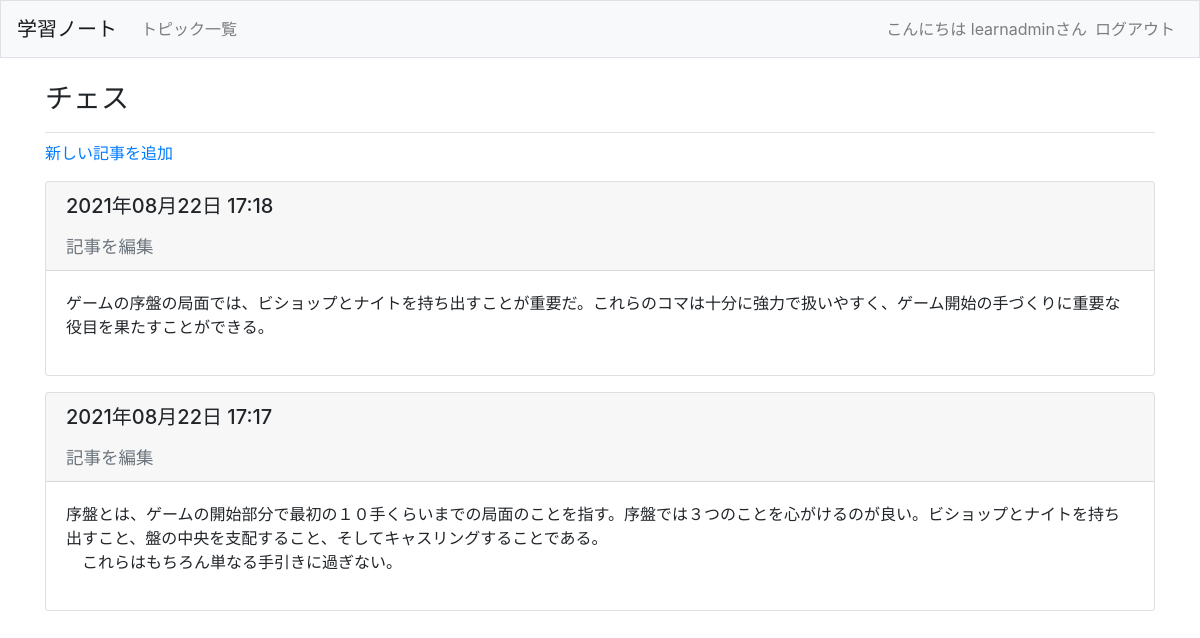
Screenshot of /topic/1/ (signed in) with the database file from the repository.
### learning_logs/models.py (models this page shows, shortened)
class Topic(models.Model):
	text = models.CharField(max_length=200)
	date_added = models.DateTimeField(auto_now_add=True)
	owner = models.ForeignKey(User, on_delete=models.CASCADE)
	def __str__(self):
		return self.text

class Entry(models.Model):
	topic = models.ForeignKey(Topic, on_delete=models.CASCADE)
	text = models.TextField()
	date_added = models.DateTimeField(auto_now_add=True)
	class Meta:
		verbose_name_plural = 'entries'

### learning_logs/views.py (the view)
# urls.py: path('topic/<int:topic_id>/', views.topic_child, name='topic_child'),
@login_required
def topic_child(request, topic_id):
	topic = Topic.objects.get(id=topic_id)
	if topic.owner != request.user:
		raise Http404
	entries = topic.entry_set.order_by('-date_added')
	context = {'topic': topic, 'entries': entries}
	return render(request, "learning_logs/topic_child.html", context)

### learning_logs/templates/learning_logs/topic_child.html
{% extends "learning_logs/base.html" %}
{% block page_header %}
	<h3>{{ topic }}</h3>
{% endblock page_header %}
{% block content %}
	<p>
		<a href="{% url 'learning_logs:new_entry' topic.id %}">新しい記事を追加</a>
	</p>
	{% for entry in entries %}
	<div class="card mb-3">
		<h5 class="card-header">
			<p>{{ entry.date_added|date:'Y年m月d日 H:i' }}</p>
			{% if user.is_authenticated %}
			<small><a class="text-secondary" href="{% url 'learning_logs:edit' entry.id %}">記事を編集</a></small>
			{% endif %}
		</h5>
		<div class="card-body">{{ entry.text|linebreaks }}</div>
	</div>
	{% empty %}
		<p>このトピックにはまだ記事がありません。</p>
	{% endfor %}
{% endblock content%}

### learning_logs/templates/learning_logs/base.html (shortened to what this page needs)
{% load bootstrap4 %}
<!DOCTYPE html>
<html lang="ja">
<head>
	{% bootstrap_css %}
</head>
<body>
	<nav class="navbar navbar-expand-md navbar-light bg-light mb-4 border">
		<a class="navbar-brand" href="{% url 'learning_logs:index'%}">学習ノート</a>
		<div class="collapse navbar-collapse" id="navbarCollapse">
		<ul class="navbar-nav mr-auto">
			<li class="nav-item">
			<a class="nav-link" href="{% url 'learning_logs:topic'%}">トピック一覧</a></li>
		</ul>
		<ul class="navbar-nav ml-auto">
			{% if user.is_authenticated %}
			<li class="nav-item">
				<span class="navbar-text">こんにちは {{ user.username }}さん</span>
			</li>
			<li class="nav-item">
				<a class="nav-link" href="{% url 'users:logout' %}">ログアウト</a>
			</li>
			{% else %}
			<li class="nav-item">
				<a class="nav-link" href="{% url 'users:register' %}">ユーザー登録</a>
			</li>
			<li class="nav-item">
				<a class="nav-link" href="{% url 'users:login' %}">ログイン</a></li>
			{% endif %}
		</ul>
		</div>
	</nav>
	<main role="main" class="container">
		<div class="pb-2 mb-2 border-bottom">
		{% block page_header %}{% endblock page_header %}
		</div>
		<div>
		{% block content %}{% endblock content %}
		</div>
	</main>
</body>
</html>

### rows the page displays
Topic: text "チェス"
Entry: date_added "2021年08月22日 17:18", text "ゲームの序盤の局面では、ビショップとナイトを持ち出すことが重要だ。これらのコマは十分に強力で扱いやすく、ゲーム開始の手づくりに重要な役目を果たすことができる。"
Entry: date_added "2021年08月22日 17:17", text "序盤とは、ゲームの開始部分で最初の１０手くらいまでの局面のことを指す。序盤では３つのことを心がけるのが良い。ビショップとナイトを持ち出すこと、盤の中央を支配すること、そしてキャスリングすることである。 これらはもちろん単なる手引きに過ぎない。"

### other values shown
{{ user.username }} "learnadmin"
